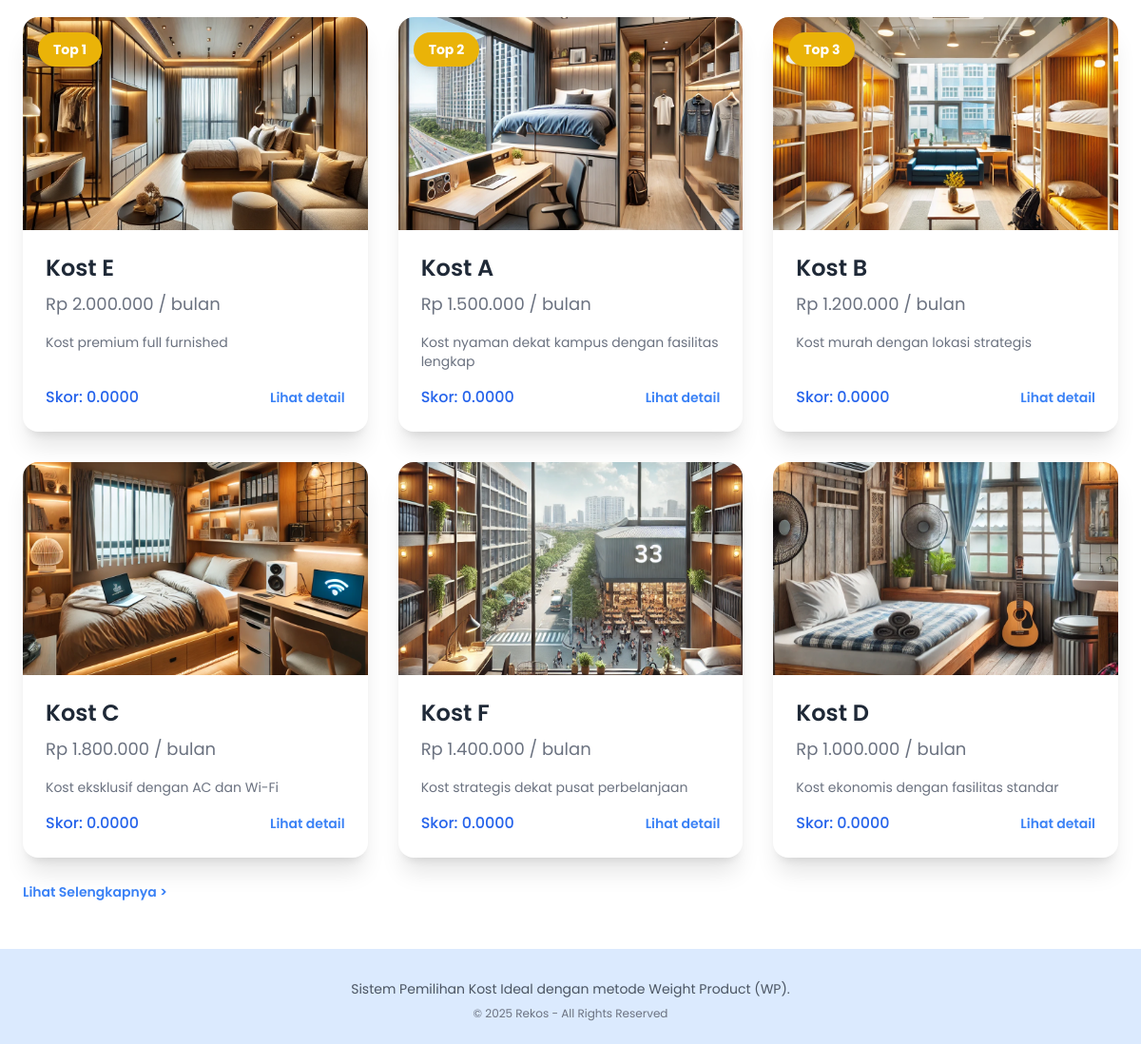
Before: / (lower part) with the older database file.
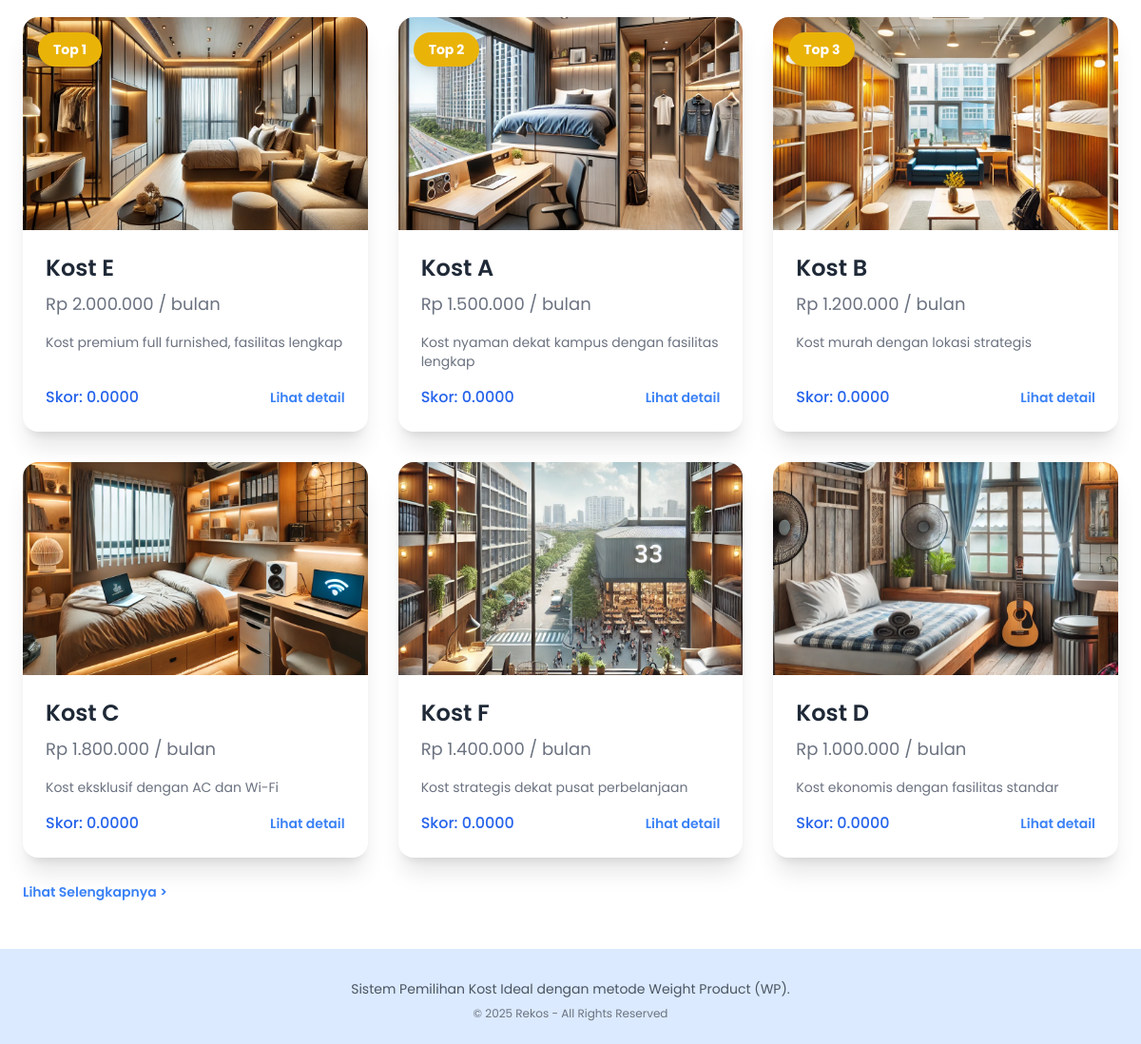
After: the same page with the newer database file.
### tables this page shows
CREATE TABLE `alternatif` (
  `id_alternatif` int(11) NOT NULL,
  `nama_alternatif` varchar(100) NOT NULL,
  `alamat` text NOT NULL,
  `harga` int(11) NOT NULL,
  `deskripsi` text DEFAULT NULL,
  `gambar` varchar(255) DEFAULT NULL
);

### includes/functions.php (called while the page is built, shortened)
<?php
require_once 'config.php';
function getKriteria() {
    global $conn;
    $query = "SELECT * FROM kriteria";
    $result = $conn->query($query);
    return $result->fetch_all(MYSQLI_ASSOC);
}
function getAlternatif() {
    global $conn;
    $query = "SELECT * FROM alternatif";
    $result = $conn->query($query);
    return $result->fetch_all(MYSQLI_ASSOC);
}
function getNilaiAlternatif($id_alternatif) {
    global $conn;
    $query = "SELECT n.id_kriteria, k.nama_kriteria, k.jenis, n.nilai
              FROM nilai_alternatif n
              JOIN kriteria k ON n.id_kriteria = k.id_kriteria
              WHERE n.id_alternatif = ?";
    $stmt = $conn->prepare($query);
    $stmt->bind_param("i", $id_alternatif);
    $stmt->execute();
    $result = $stmt->get_result();
    return $result->fetch_all(MYSQLI_ASSOC);
}
function hitungWP() {
    $alternatifs = getAlternatif();
    $kriterias = getKriteria();
    $total_bobot = array_sum(array_column($kriterias, 'bobot'));
    $hasil = [];
    foreach ($alternatifs as $alternatif) {
        $nilais = getNilaiAlternatif($alternatif['id_alternatif']);
        $vektor = 1;
        foreach ($nilais as $nilai) {
            $kriteria = array_filter($kriterias, function($k) use ($nilai) {
                return $k['id_kriteria'] == $nilai['id_kriteria'];
            });
            $kriteria = array_values($kriteria)[0];
            if ($kriteria['jenis'] == 'cost') {
                $nilai_normalisasi = min(array_column($nilais, 'nilai')) / $nilai['nilai'];
            } else {
                $nilai_normalisasi = $nilai['nilai'] / max(array_column($nilais, 'nilai'));
            }
            $vektor *= pow($nilai_normalisasi, $kriteria['bobot_normalisasi']);
        }
        $hasil[] = [
            'id_alternatif' => $alternatif['id_alternatif'],
            'nama_alternatif' => $alternatif['nama_alternatif'],
            'alamat' => $alternatif['alamat'],
            'harga' => $alternatif['harga'],
            'deskripsi' => $alternatif['deskripsi'],
            'gambar' => $alternatif['gambar'],
            'vektor' => $vektor
        ];
    }
    usort($hasil, function($a, $b) {
        return $b['vektor'] <=> $a['vektor'];
    });
    return $hasil;
}
?>

### index.php (the view, shortened to what this page needs)
<?php
include 'includes/navbar.php';
require_once 'includes/functions.php';
$hasil_rekomendasi = hitungWP();
?>
<div id="rekomendasi" class="mx-auto py-12 px-6">
    <div class="grid grid-cols-1 sm:grid-cols-2 lg:grid-cols-3 gap-8 mt-8">
        <?php foreach ($hasil_rekomendasi as $index => $kost): ?>
        <?php if ($isLoggedIn): ?>
            <a href="detail.php?id=<?= $kost['id_alternatif'] ?>" class="group block h-full">
        <?php else: ?>
            <a href="login.php" onclick="alert('Silakan login terlebih dahulu untuk melihat detail kost.')" class="group block h-full">
        <?php endif; ?>
            <div class="flex flex-col bg-white rounded-2xl shadow-xl overflow-hidden transform hover:scale-105 transition duration-300 relative h-full">
                <?php if ($index < 3): ?>
                    <div class="absolute top-4 left-4 bg-yellow-500 text-white px-4 py-2 rounded-full text-sm font-bold shadow-lg z-10">
                        Top <?= $index + 1 ?>
                    </div>
                <?php endif; ?>
                <img
                    src="images/<?= htmlspecialchars($kost['gambar']) ?>"
                    alt="<?= htmlspecialchars($kost['nama_alternatif']) ?>"
                    class="w-full h-56 object-cover transition-transform duration-300 group-hover:scale-105" />
                <div class="flex flex-col flex-1 p-6">
                    <h2 class="text-2xl font-semibold text-gray-800 mb-2 group-hover:text-blue-600 transition-colors duration-200">
                        <?= htmlspecialchars($kost['nama_alternatif']) ?>
                    </h2>
                    <p class="text-gray-500 text-lg">Rp <?= number_format($kost['harga'], 0, ',', '.') ?> / bulan</p>
                    <p class="text-gray-500 text-sm mt-4 line-clamp-3 flex-grow">
                        <?= htmlspecialchars($kost['deskripsi']) ?>
                    </p>
                    <div class="mt-auto pt-4 flex justify-between items-center">
                        <span class="text-blue-600 font-medium">
                            Skor: <?= number_format($kost['vektor'], 4) ?>
                        </span>
                        <span class="text-sm text-blue-500 font-semibold group-hover:underline">
                            Lihat detail
                        </span>
                    </div>
                </div>
            </div>
            </a>
        <?php endforeach; ?>
    </div>
    <br>
    <?php if ($isLoggedIn): ?>
        <a href="proses.php" class="text-blue-500 hover:text-blue-700 text-sm font-semibold">
            Lihat Selengkapnya >
        </a>
    <?php else: ?>
        <a href="login.php" onclick="alert('Silakan login terlebih dahulu untuk melihat proses lengkap.')" class="text-blue-500 hover:text-blue-700 text-sm font-semibold">
            Lihat Selengkapnya >
        </a>
    <?php endif; ?>
</div>
<?php include 'includes/footer.php'; ?>

### includes/navbar.php (shortened to what this page needs)
<?php
$isLoggedIn = isset($_SESSION['user_name']);
?>
<!DOCTYPE html>
<html lang="en">
<head>
  <script src="https://cdn.tailwindcss.com"></script>
  <link
    rel="stylesheet"
    href="https://cdnjs.cloudflare.com/ajax/libs/font-awesome/6.4.2/css/all.min.css" />
  <link rel="stylesheet" href="css/style.css">
</head>
<body>

### includes/footer.php (shortened to what this page needs)
    <footer id="footer" class="bg-blue-100 text-gray-800 py-6 text-center">
      <div class="max-w-4xl mx-auto px-6">
        <p class="text-gray-600 text-sm mt-2">
          Sistem Pemilihan Kost Ideal dengan metode Weight Product (WP).
        </p>
        <p class="text-gray-500 text-xs mt-2">
          &copy; <?= date('Y') ?> Rekos - All Rights Reserved
        </p>
      </div>
    </footer>
  </body>
</html>

### css/style.css (style rules this page uses)
body { font-family: 'Poppins', sans-serif; }

Changed rows visible on the page:
changed alternatif "Kost E": deskripsi "Kost premium full furnished" → "Kost premium full furnished, fasilitas lengkap"
